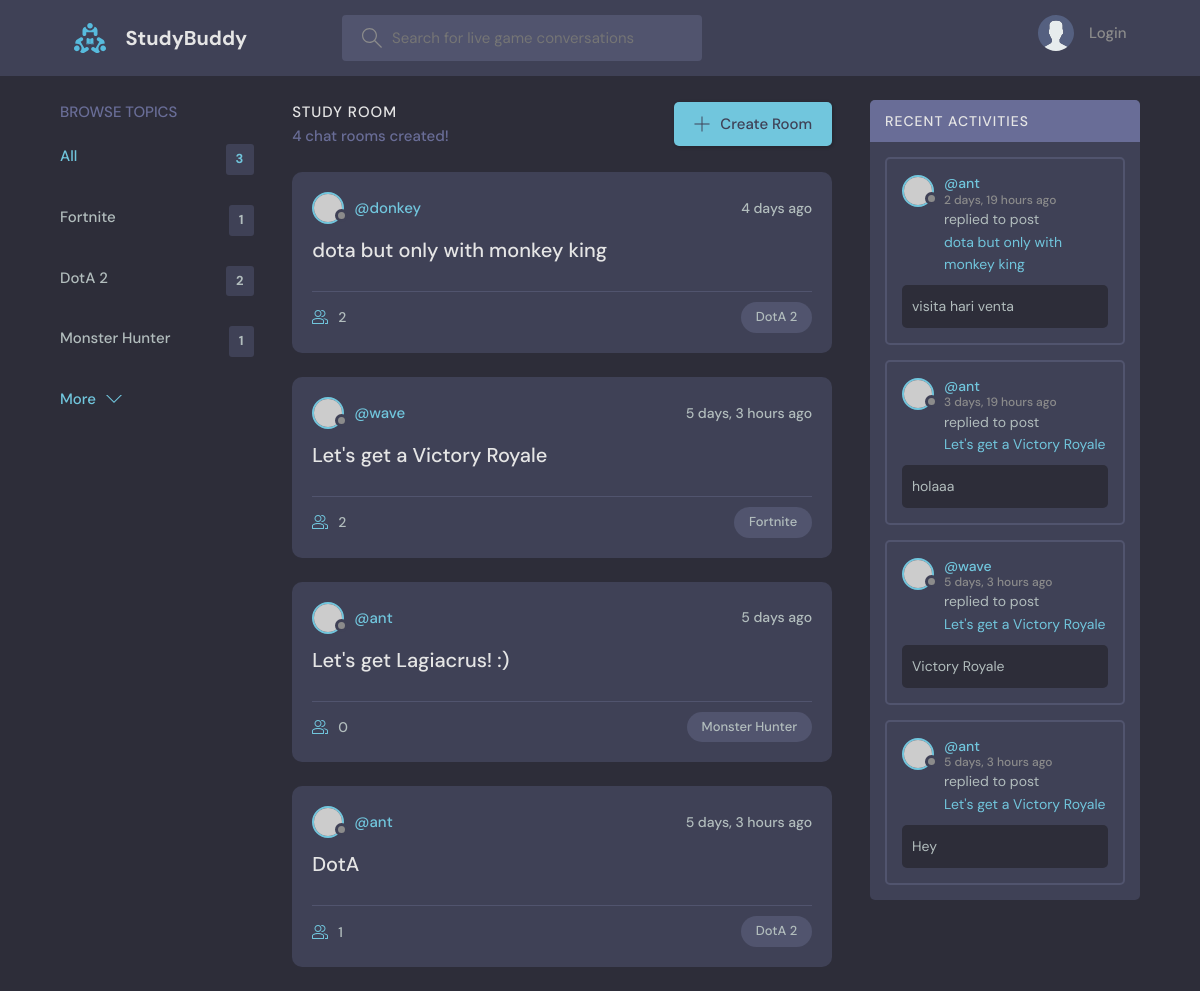
/, run on an earlier commit of the app's database.
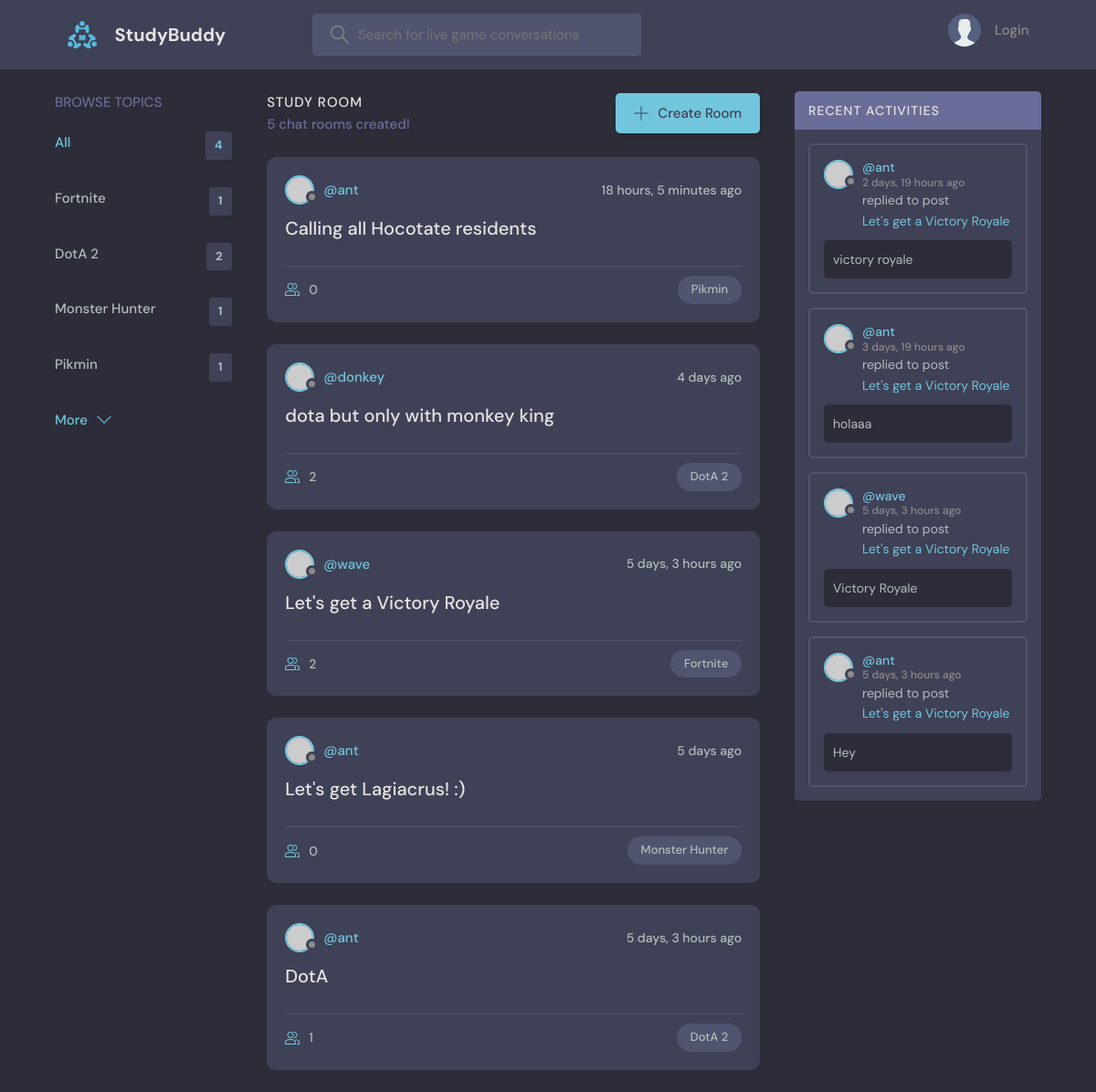
And on a later commit of the database.
### base/models.py (models this page shows, shortened)
class Game(models.Model):
    name = models.CharField(max_length=200)

class Room(models.Model):
    host = models.ForeignKey(User, on_delete=models.SET_NULL, null=True)
    game = models.ForeignKey(Game, on_delete=models.SET_NULL, null=True)
    name = models.CharField(max_length=200)
    description = models.TextField(null = True, blank=True)
    participants = models.ManyToManyField(User, related_name='participants', blank=True)
    updated = models.DateTimeField(auto_now=True)
    created = models.DateTimeField(auto_now_add=True)
    class Meta:
        ordering = ['-updated', '-created']
    def __str__(self):
        return self.name

class Message(models.Model):
    user = models.ForeignKey(User, on_delete=models.CASCADE)
    room = models.ForeignKey(Room, on_delete=models.CASCADE)
    body = models.TextField()
    updated = models.DateTimeField(auto_now=True)
    created = models.DateTimeField(auto_now_add=True)
    class Meta:
        ordering = ['-updated', '-created']

### base/views.py (the view)
# urls.py: path('', views.home, name="home"),
def home(request):
    q = request.GET.get('q') if request.GET.get('q') != None else ''
    rooms = Room.objects.filter(
        Q(game__name__contains=q) |
        Q(name__contains=q) |
        Q(description__contains=q)
        )
    games = Game.objects.all()[0:5]
    room_count = rooms.count()
    sent_messages = Message.objects.filter(Q(room__game__name__icontains=q))
    context = {'rooms': rooms, 'games': games,
                'room_count':room_count, 'sent_messages':sent_messages}
    return render(request, 'base/home.html', context)

### base/templates/base/home.html (shortened to what this page needs)
{% extends 'main.html' %}
{% block content %}
<main class="layout layout--3">
  <div class="container">
    {% include 'base/game_component.html' %}
    <div class="roomList">
      <div class="roomList__header">
        <div>
          <h2>Study Room</h2>
          <p>{{room_count}} chat rooms created!</p>
        </div>
        <a class="btn btn--main" href="{% url 'create-room' %}">
          <svg version="1.1" xmlns="http://www.w3.org/2000/svg" width="32" height="32" viewBox="0 0 32 32">
            <title>add</title>
            <path
              d="M16.943 0.943h-1.885v14.115h-14.115v1.885h14.115v14.115h1.885v-14.115h14.115v-1.885h-14.115v-14.115z"
            ></path>
          </svg>
          Create Room
        </a>
      </div>
      {% include 'base/feed_component.html' %}
    </div>
    {% include 'base/activity_component.html' %}
  </div>
</main>
{% endblock %}

### base/templates/base/game_component.html
<div class="topics">
    <div class="topics__header">
      <h2>Browse Topics</h2>
    </div>
    <ul class="topics__list">
      <li>
        <a href="{% url 'home' %}" class="active">All <span>{{games.count}}</span></a>
      </li>
      {% for game in games %}
      <li>
        <a href="{% url 'home' %}?q='{{game.name}}'">{{game.name}}<span>{{game.room_set.all.count}}</span></a>
      </li>
      {% endfor %}
    </ul>
    <a class="btn btn--link" href="{% url 'games' %}">
      More
      <svg version="1.1" xmlns="http://www.w3.org/2000/svg" width="32" height="32" viewBox="0 0 32 32">
        <title>chevron-down</title>
        <path d="M16 21l-13-13h-3l16 16 16-16h-3l-13 13z"></path>
      </svg>
    </a>
  </div>

### base/templates/base/feed_component.html (shortened to what this page needs)
{% for room in rooms %}
<div class="roomListRoom">
    <div class="roomListRoom__header">
      <a href="{% url 'user-profile' room.host.id %}" class="roomListRoom__author">
        <div class="avatar avatar--small">
          <img src="https://randomuser.me/api/portraits/women/11.jpg" />
        </div>
        <span>@{{room.host.username}}</span>
      </a>
      <div class="roomListRoom__actions">
        <span>{{room.created|timesince}} ago</span>
      </div>
    </div>
    <div class="roomListRoom__content">
      <a href="{% url 'room' room.id %}">{{room.name}}</a>
    </div>
    <div class="roomListRoom__meta">
      <a href="{% url 'room' room.id %}" class="roomListRoom__joined">
        {{room.participants.count}}
      </a>
      <p class="roomListRoom__topic">{{room.game.name}}</p>
    </div>
  </div>
{% endfor %}

### base/templates/base/activity_component.html (shortened to what this page needs)
<div class="activities">
    <div class="activities__header">
      <h2>Recent Activities</h2>
    </div>
    {% for message in sent_messages %}
    <div class="activities__box">
      <div class="activities__boxHeader roomListRoom__header">
        <a href="{% url 'user-profile' message.user.id %}" class="roomListRoom__author">
          <div class="avatar avatar--small">
            <img src="https://randomuser.me/api/portraits/women/11.jpg" />
          </div>
          <p>
            @{{message.user}}
            <span>{{message.created|timesince}} ago</span>
          </p>
        </a>
      </div>
      <div class="activities__boxContent">
        <p>replied to post <a href="{% url 'room' message.room.id %}">{{message.room}}</a></p>
        <div class="activities__boxRoomContent">
          {{message.body}}
        </div>
      </div>
    </div>
    {% endfor %}
</div>

What changed in the data, as far as the page shows it:
removed Message: user "ant", created "2 days, 19 hours", room "dota but only with monkey king", body "visita hari venta"
added Game: name "Pikmin", room_set.all.count "1"
added Room: host.username "ant", created "18 hours, 5 minutes", name "Calling all Hocotate residents", participants.count "0", game.name "Pikmin"
added Message: user "ant", created "2 days, 19 hours", room "Let's get a Victory Royale", body "victory royale"
Also different on the page:
{{ games.count }}: "3" → "4"
{{ room_count }}: "4" → "5"
